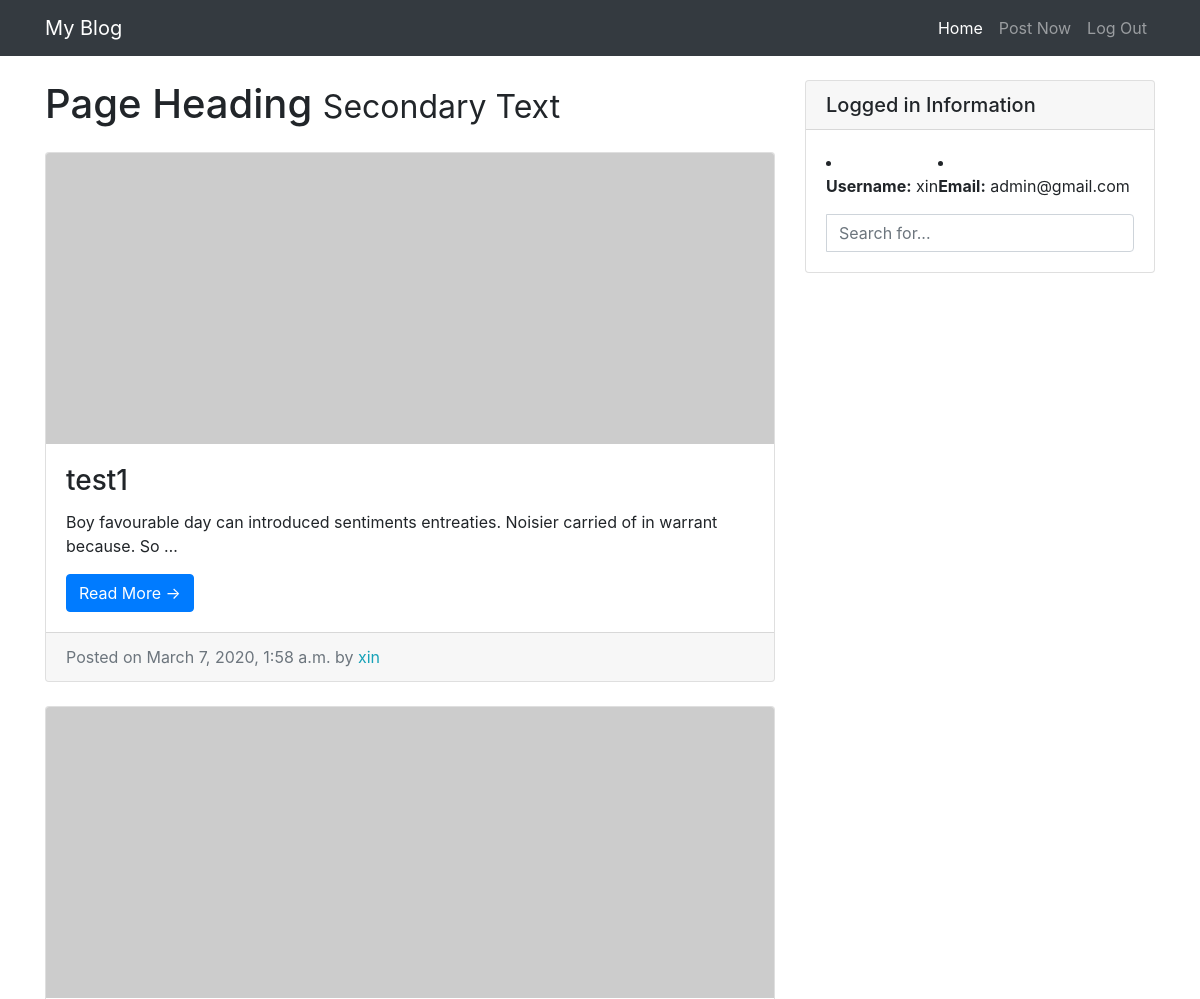
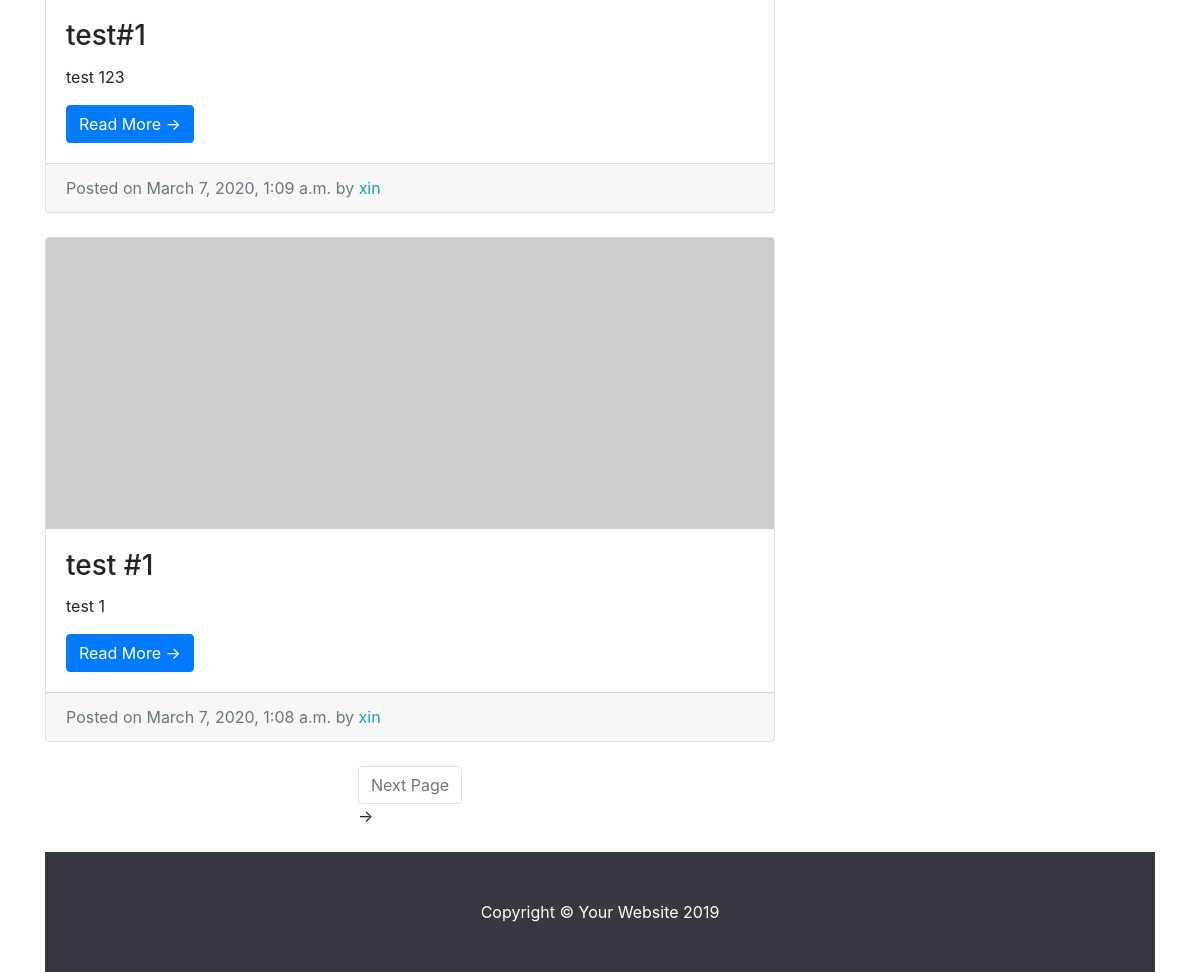
Before: / (signed in) with the older database file (2 pictures, top to bottom).
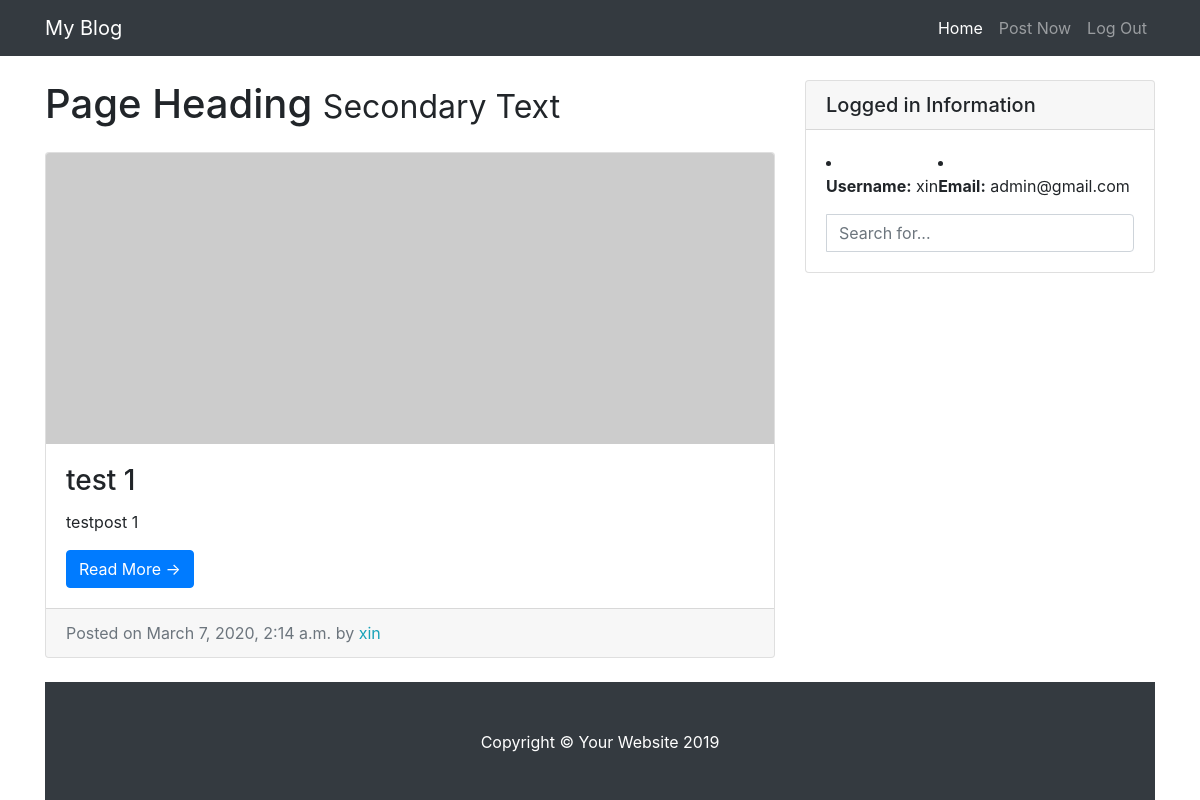
After: the same page with the newer database file.
### entries/models.py (models this page shows, shortened)
class Entry(models.Model):
    entry_title = models.CharField(max_length=50)
    entry_text = models.TextField()
    entry_date = models.DateTimeField(auto_now_add=True)
    entry_author = models.ForeignKey(User, on_delete=models.CASCADE)
    class Meta:
        verbose_name_plural = "entries"

### entries/views.py (the view)
# urls.py: path('', HomeView.as_view(), name = 'blog-home'),
class HomeView( LoginRequiredMixin, ListView):
    model = Entry
    template_name = 'entries/index.html'
    context_object_name = "blog_entries"
    ordering = ['-entry_date']
    paginate_by = 3

### entries/templates/entries/index.html (shortened to what this page needs)
{% extends "entries/base.html" %}
      {% block content %}
      <div class="col-md-8">
        <h1 class="my-4">Page Heading
          <small>Secondary Text</small>
        </h1>
        {% for entry in blog_entries %}
        <div class="card mb-4">
          <img class="card-img-top" src="http://placehold.it/750x300" alt="Card image cap">
          <div class="card-body">
            <h3 class="card-title">{{ entry.entry_title }}</h3>
            <p class="card-text">{{ entry.entry_text|truncatechars:100  }}</p>
            <a href="{% url 'entry-detail' entry.pk %}" class="btn btn-primary">Read More &rarr;</a>
          </div>
          <div class="card-footer text-muted">
            Posted on {{ entry.entry_date }} by
            <span class="text-info mr-2">{{ entry.entry_author }}</span>
          </div>
        </div>
        {% endfor %}
        {% if is_paginated %}
        <ul class="pagination justify-content-center mb-4">
          {% if page_obj.has_next %}
          <li class="page-item disabled">
            <a class="page-link" href="?page={{ page_obj.next_page_number }}">Next Page</a> &rarr;</a>
          </li>
          {% endif %}
        </ul>
        {% endif %}
      </div>
      {% endblock %}

### entries/templates/entries/base.html (shortened to what this page needs)
{% load static %}
<!DOCTYPE html>
<html lang="en">
<head>
  <link href="{% static 'vendor/bootstrap/css/bootstrap.min.css' %}" rel="stylesheet">
  <link href="{% static 'css/blog-home.css' %}" rel="stylesheet">
</head>
<body>
  <nav class="navbar navbar-expand-lg navbar-dark bg-dark fixed-top">
    <div class="container">
      <a class="navbar-brand" href="{% url 'blog-home' %}">My Blog</a>
      <div class="collapse navbar-collapse" id="navbarResponsive">
        <ul class="navbar-nav ml-auto">
          <li class="nav-item active">
            <a class="nav-link" href="#">Home
            </a>
          </li>
          <li class="nav-item">
            <a class="nav-link" href="{% url 'create_entry' %}">Post Now</a>
          </li>
          <li class="nav-item">
            <a class="nav-link" href="{% url 'logout' %}">Log Out</a>
          </li>
        </ul>
      </div>
    </div>
  </nav>
  <div class="container">
    <div class="row">
      {% block content %} {% endblock %}
      <div class="col-md-4">
        <div class="card my-4">
          <h5 class="card-header">Logged in Information</h5>
          <div class="card-body">
            <div class="input-group">
              <li>
                <p><Strong>Username:</Strong> {{user.username}}</p>
                <li>
                  <p><Strong>Email:</Strong> {{user.email}}</p>
                </li>
              </li>
              <input type="text" class="form-control" placeholder="Search for...">
            </div>
          </div>
        </div>
      </div>
    </div>
  <footer class="py-5 bg-dark">
    <div class="container">
      <p class="m-0 text-center text-white">Copyright &copy; Your Website 2019</p>
    </div>
  </footer>
</body>
</html>

### entries/statics/entries/css/blog-home.css (style rules this page uses)
body { padding-top: 56px; }

Changed rows visible on the page:
removed Entry: entry_title "test1", entry_text "Boy favourable day can introduced sentiments entreaties. Noisier carried of in warrant because. So …", entry_date "March 7, 2020, 1:58 a.m.", entry_author "xin"
removed Entry: entry_title "test#1", entry_text "test 123", entry_date "March 7, 2020, 1:09 a.m.", entry_author "xin"
removed Entry: entry_title "test #1", entry_text "test 1", entry_date "March 7, 2020, 1:08 a.m.", entry_author "xin"
added Entry: entry_title "test 1", entry_text "testpost 1", entry_date "March 7, 2020, 2:14 a.m.", entry_author "xin"
Other visible differences:
text no longer shown: "Next Page →"
